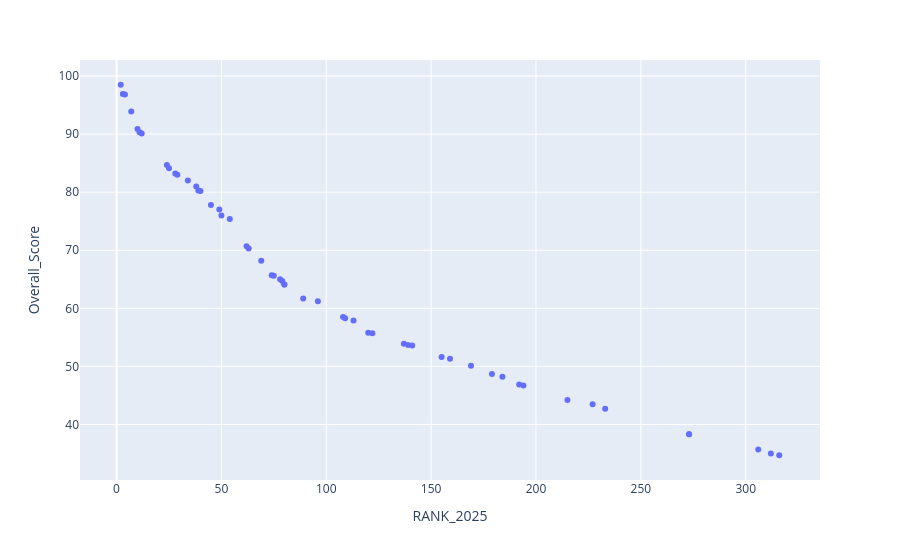

This figure's notebook cell:
### Code cell
px.scatter(file,x='RANK_2025',y='Overall_Score')

### Figure 1 — Plotly figure (JSON) as saved in the notebook; plotly's stock layout.template omitted (floating-point values rounded to 4 significant figures)
{"data": [{"hovertemplate": "RANK_2025=%{x}<br>Overall_Score=%{y}<extra></extra>", "legendgroup": "", "marker": {"color": "#636efa", "symbol": "circle"}, "mode": "markers", "name": "", "orientation": "v", "showlegend": false, "type": "scatter", "x": [2, 3, 4, 7, 10, 11, 12, 24, 25, 28, 29, 34, 38, 39, 40, 45, 49, 50, 54, 62, 63, 69, 74, 75, 78, 79, 80, 80, 89, 96, 108, 109, 113, 120, 122, 137, 139, 141, 155, 159, 169, 179, 184, 192, 194, 215, 227, 233, 273, 273, 306, 312, 316], "xaxis": "x", "y": [98.5, 96.9, 96.8, 93.9, 90.9, 90.3, 90.1, 84.7, 84.1, 83.2, 83.0, 82.0, 81.0, 80.3, 80.2, 77.8, 77.0, 76.0, 75.4, 70.7, 70.3, 68.2, 65.7, 65.6, 65.0, 64.7, 64.1, 64.1, 61.7, 61.2, 58.5, 58.3, 57.9, 55.8, 55.7, 53.9, 53.7, 53.6, 51.6, 51.3, 50.1, 48.7, 48.2, 46.9, 46.7, 44.2, 43.5, 42.7, 38.3, 38.3, 35.7, 35.0, 34.7], "yaxis": "y"}], "layout": {"legend": {"tracegroupgap": 0}, "margin": {"t": 60}, "xaxis": {"anchor": "y", "domain": [0, 1], "title": {"text": "RANK_2025"}}, "yaxis": {"anchor": "x", "domain": [0, 1], "title": {"text": "Overall_Score"}}}}
